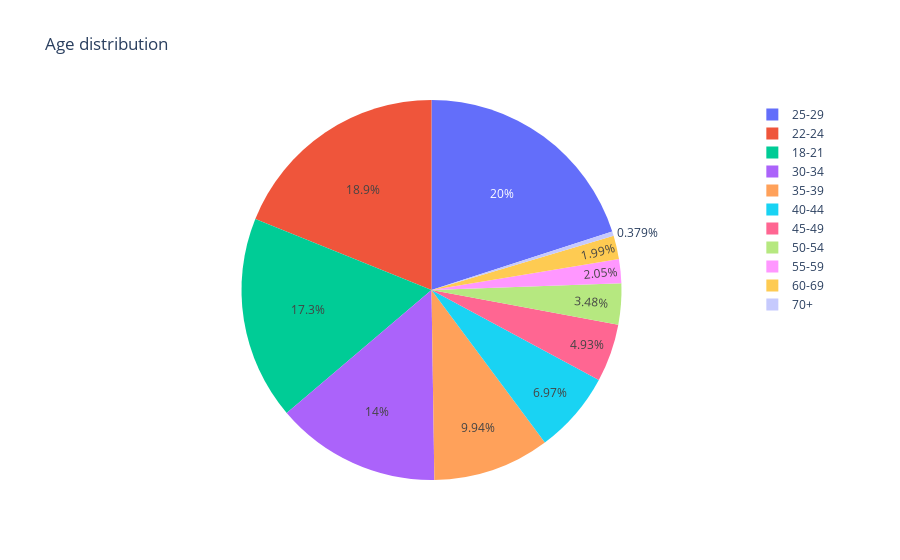

Source (notebook cell):
### Code cell
fig = px.pie(Q2, values='Q2', names='Q1', title='Age distribution')
fig.show()

### Figure 1 — Plotly figure (JSON) as saved in the notebook; plotly's stock layout.template omitted (floating-point values rounded to 4 significant figures)
{"data": [{"domain": {"x": [0, 1], "y": [0, 1]}, "hovertemplate": "Q1=%{label}<br>Q2=%{value}<extra></extra>", "labels": ["25-29", "22-24", "18-21", "30-34", "35-39", "40-44", "45-49", "50-54", "55-59", "60-69", "70+"], "legendgroup": "", "name": "", "showlegend": true, "type": "pie", "values": [4011, 3786, 3469, 2811, 1991, 1397, 988, 698, 411, 398, 76]}], "layout": {"legend": {"tracegroupgap": 0}, "title": {"text": "Age distribution"}}}
